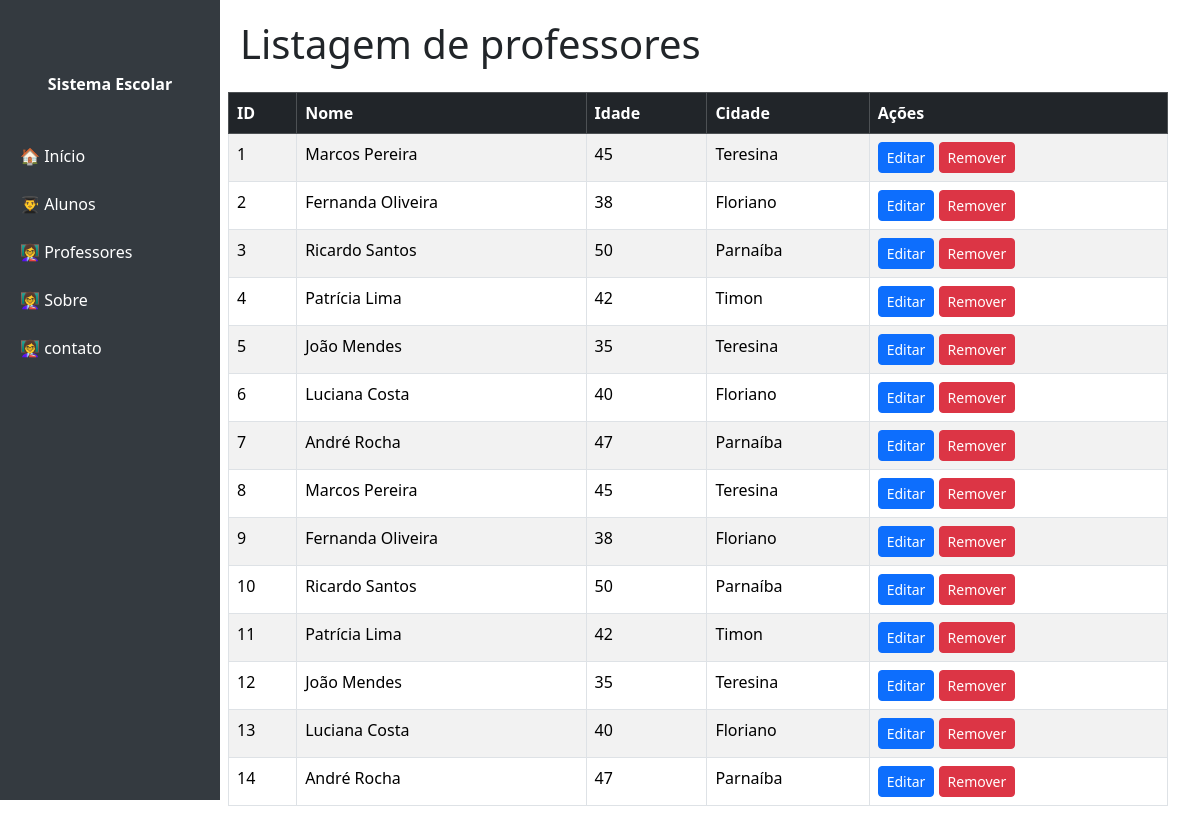
Screenshot of /professor with the database file from the repository.
### tables this page shows
CREATE TABLE "professor" (
	"id"	INTEGER,
	"nome"	TEXT NOT NULL,
	"idade"	INTEGER NOT NULL,
	"cidade"	TEXT NOT NULL,
	PRIMARY KEY("id" AUTOINCREMENT)
);

### app.py (the view)
@app.route('/professor')
def listar_professor():
    DB_PATH = "banco_escola.db"
    conn = sqlite3.connect(DB_PATH)
    cursor = conn.cursor()
    cursor.execute('SELECT id, nome, idade, cidade FROM professor')
    lista = cursor.fetchall()
    conn.close()
    return render_template('professor/lista.html', lista_professor=lista)

### templates/professor/lista.html
{% include 'cabecalho.html' %}
<h1 class="mb-4">Listagem de professores </h1>
<div class ="row">
    <div class="row">
<table class="table table-bordered table-striped">
    <thead class="table-dark">
      <tr>
        <th>ID</th>
        <th>Nome</th>
        <th>Idade</th>
        <th>Cidade</th>
        <th>Ações</th>
      </tr>
    </thead>
    <tbody>
      {% for item in lista_professor %}
      <tr>
        <td>{{ item[0]}}</td>
        <td>{{ item[1] }}</td>
        <td>{{ item[2]}}</td>
        <td>{{ item[3] }}</td>
        <td>
             <a href="/professor/editar/3" class="btn btn-primary btn-sm">Editar</a>
          <a href="/professor/remover/3" class="btn btn-danger btn-sm"
             onclick="return confirm('Tem certeza que deseja remover este registro?');">
             Remover
          </a>
        </td>
      </tr>
      {% endfor %}
    </tbody>
  </table>
</div>
        </div>
{% include 'rodape.html' %}

### templates/cabecalho.html (style rules this page uses)
body { min-height: 100vh; }

### rows the page displays
professor: id "1", nome "Marcos Pereira", idade "45", cidade "Teresina"
professor: id "2", nome "Fernanda Oliveira", idade "38", cidade "Floriano"
professor: id "3", nome "Ricardo Santos", idade "50", cidade "Parnaíba"
professor: id "4", nome "Patrícia Lima", idade "42", cidade "Timon"
professor: id "5", nome "João Mendes", idade "35", cidade "Teresina"
professor: id "6", nome "Luciana Costa", idade "40", cidade "Floriano"
professor: id "7", nome "André Rocha", idade "47", cidade "Parnaíba"
professor: id "8", nome "Marcos Pereira", idade "45", cidade "Teresina"
professor: id "9", nome "Fernanda Oliveira", idade "38", cidade "Floriano"
professor: id "10", nome "Ricardo Santos", idade "50", cidade "Parnaíba"
professor: id "11", nome "Patrícia Lima", idade "42", cidade "Timon"
professor: id "12", nome "João Mendes", idade "35", cidade "Teresina"
professor: id "13", nome "Luciana Costa", idade "40", cidade "Floriano"
professor: id "14", nome "André Rocha", idade "47", cidade "Parnaíba"
